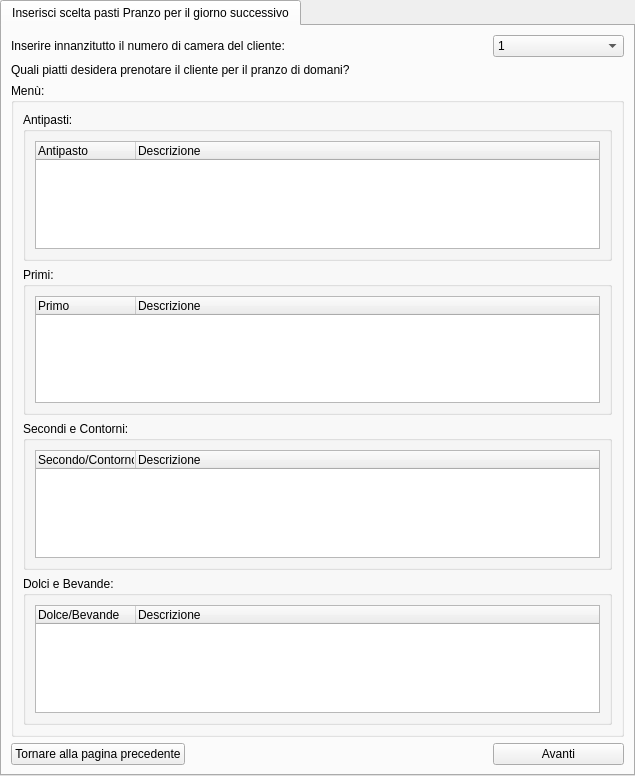
<?xml version="1.0" encoding="UTF-8"?>
<ui version="4.0">
 <class>tabwidgetInserisciSceltaPastiPranzo</class>
 <widget class="QTabWidget" name="tabwidgetInserisciSceltaPastiPranzo">
  <property name="geometry">
   <rect>
    <x>0</x>
    <y>0</y>
    <width>635</width>
    <height>776</height>
   </rect>
  </property>
  <property name="windowTitle">
   <string>Struttura Alberghiera</string>
  </property>
  <widget class="QWidget" name="tab">
   <attribute name="title">
    <string>Inserisci scelta pasti Pranzo per il giorno successivo</string>
   </attribute>
   <layout class="QGridLayout" name="gridLayout">
    <item row="3" column="2">
     <widget class="QPushButton" name="btnAvanti">
      <property name="text">
       <string>Avanti</string>
      </property>
     </widget>
    </item>
    <item row="0" column="2">
     <widget class="QComboBox" name="comboboxInserisciCameraCliente">
      <item>
       <property name="text">
        <string>1</string>
       </property>
      </item>
      <item>
       <property name="text">
        <string>2</string>
       </property>
      </item>
      <item>
       <property name="text">
        <string>3</string>
       </property>
      </item>
      <item>
       <property name="text">
        <string>4</string>
       </property>
      </item>
      <item>
       <property name="text">
        <string>5</string>
       </property>
      </item>
      <item>
       <property name="text">
        <string>6</string>
       </property>
      </item>
      <item>
       <property name="text">
        <string>7</string>
       </property>
      </item>
      <item>
       <property name="text">
        <string>8</string>
       </property>
      </item>
      <item>
       <property name="text">
        <string>9</string>
       </property>
      </item>
      <item>
       <property name="text">
        <string>10</string>
       </property>
      </item>
      <item>
       <property name="text">
        <string>11</string>
       </property>
      </item>
      <item>
       <property name="text">
        <string>12</string>
       </property>
      </item>
      <item>
       <property name="text">
        <string>13</string>
       </property>
      </item>
      <item>
       <property name="text">
        <string>14</string>
       </property>
      </item>
      <item>
       <property name="text">
        <string>15</string>
       </property>
      </item>
      <item>
       <property name="text">
        <string>16</string>
       </property>
      </item>
      <item>
       <property name="text">
        <string>17</string>
       </property>
      </item>
      <item>
       <property name="text">
        <string>18</string>
       </property>
      </item>
      <item>
       <property name="text">
        <string>19</string>
       </property>
      </item>
      <item>
       <property name="text">
        <string>20</string>
       </property>
      </item>
      <item>
       <property name="text">
        <string>21</string>
       </property>
      </item>
      <item>
       <property name="text">
        <string>22</string>
       </property>
      </item>
      <item>
       <property name="text">
        <string>23</string>
       </property>
      </item>
      <item>
       <property name="text">
        <string>24</string>
       </property>
      </item>
      <item>
       <property name="text">
        <string>25</string>
       </property>
      </item>
      <item>
       <property name="text">
        <string>26</string>
       </property>
      </item>
      <item>
       <property name="text">
        <string>27</string>
       </property>
      </item>
      <item>
       <property name="text">
        <string>28</string>
       </property>
      </item>
      <item>
       <property name="text">
        <string>29</string>
       </property>
      </item>
      <item>
       <property name="text">
        <string>30</string>
       </property>
      </item>
      <item>
       <property name="text">
        <string>31</string>
       </property>
      </item>
      <item>
       <property name="text">
        <string>32</string>
       </property>
      </item>
      <item>
       <property name="text">
        <string>33</string>
       </property>
      </item>
      <item>
       <property name="text">
        <string>34</string>
       </property>
      </item>
      <item>
       <property name="text">
        <string>35</string>
       </property>
      </item>
      <item>
       <property name="text">
        <string>36</string>
       </property>
      </item>
     </widget>
    </item>
    <item row="1" column="0">
     <widget class="QLabel" name="labelDomanda">
      <property name="text">
       <string>Quali piatti desidera prenotare il cliente per il pranzo di domani?</string>
      </property>
     </widget>
    </item>
    <item row="2" column="0" colspan="3">
     <widget class="QGroupBox" name="groupboxSchedaMenu">
      <property name="title">
       <string>Menù:</string>
      </property>
      <layout class="QVBoxLayout" name="verticalLayout_2">
       <item>
        <widget class="QGroupBox" name="groupboxAntipasti">
         <property name="title">
          <string>Antipasti:</string>
         </property>
         <layout class="QVBoxLayout" name="verticalLayout_3">
          <item>
           <widget class="QTreeWidget" name="treewidgetAntipastiPranzo">
            <property name="selectionMode">
             <enum>QAbstractItemView::MultiSelection</enum>
            </property>
            <column>
             <property name="text">
              <string>Antipasto</string>
             </property>
            </column>
            <column>
             <property name="text">
              <string>Descrizione</string>
             </property>
            </column>
           </widget>
          </item>
         </layout>
        </widget>
       </item>
       <item>
        <widget class="QGroupBox" name="groupboxPrimi">
         <property name="title">
          <string>Primi:</string>
         </property>
         <layout class="QVBoxLayout" name="verticalLayout_4">
          <item>
           <widget class="QTreeWidget" name="treewidgetPrimoPranzo">
            <property name="selectionMode">
             <enum>QAbstractItemView::MultiSelection</enum>
            </property>
            <column>
             <property name="text">
              <string>Primo</string>
             </property>
            </column>
            <column>
             <property name="text">
              <string>Descrizione</string>
             </property>
            </column>
           </widget>
          </item>
         </layout>
        </widget>
       </item>
       <item>
        <widget class="QGroupBox" name="groupboxSecondiContorni">
         <property name="title">
          <string>Secondi e Contorni:</string>
         </property>
         <layout class="QVBoxLayout" name="verticalLayout_5">
          <item>
           <widget class="QTreeWidget" name="treewidgetSecondoContornoPranzo">
            <property name="selectionMode">
             <enum>QAbstractItemView::MultiSelection</enum>
            </property>
            <column>
             <property name="text">
              <string>Secondo/Contorno</string>
             </property>
            </column>
            <column>
             <property name="text">
              <string>Descrizione </string>
             </property>
            </column>
           </widget>
          </item>
         </layout>
        </widget>
       </item>
       <item>
        <widget class="QGroupBox" name="groupboxDolciBevande">
         <property name="title">
          <string>Dolci e Bevande:</string>
         </property>
         <layout class="QVBoxLayout" name="verticalLayout_6">
          <item>
           <widget class="QTreeWidget" name="treewidgetDolciBevandePranzo">
            <property name="selectionMode">
             <enum>QAbstractItemView::MultiSelection</enum>
            </property>
            <column>
             <property name="text">
              <string>Dolce/Bevande</string>
             </property>
            </column>
            <column>
             <property name="text">
              <string>Descrizione</string>
             </property>
            </column>
           </widget>
          </item>
         </layout>
        </widget>
       </item>
      </layout>
     </widget>
    </item>
    <item row="0" column="0">
     <widget class="QLabel" name="labelInserisciCameraCliente">
      <property name="text">
       <string>Inserire innanzitutto il numero di camera del cliente:</string>
      </property>
     </widget>
    </item>
    <item row="3" column="0">
     <widget class="QPushButton" name="btnTornarePaginaPrecedente">
      <property name="sizePolicy">
       <sizepolicy hsizetype="Maximum" vsizetype="Fixed">
        <horstretch>0</horstretch>
        <verstretch>0</verstretch>
       </sizepolicy>
      </property>
      <property name="text">
       <string>Tornare alla pagina precedente</string>
      </property>
     </widget>
    </item>
   </layout>
  </widget>
 </widget>
 <resources/>
 <connections/>
</ui>
